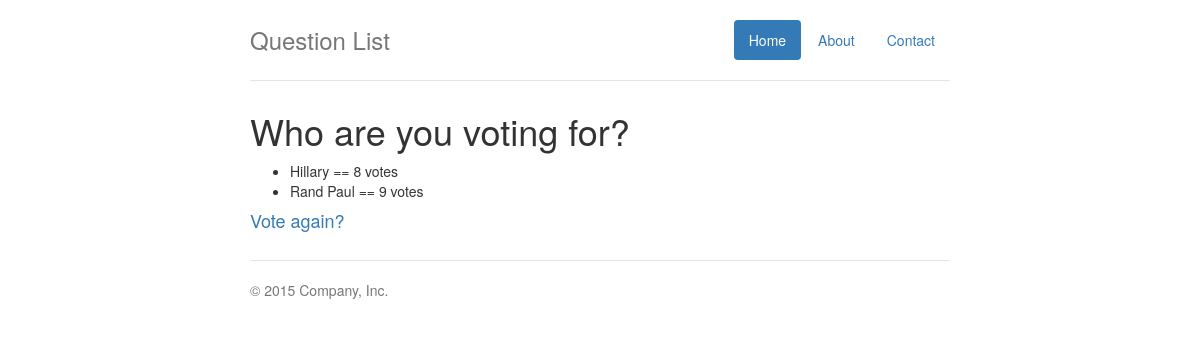
Before: /polls/1/results/ with the older database file.
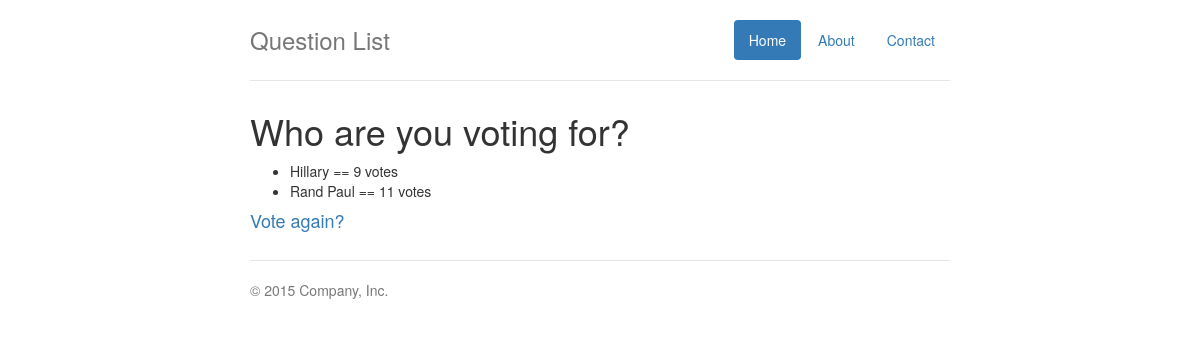
After: the same page with the newer database file.
### polls/models.py (models this page shows, shortened)
class Choice(models.Model):
	choice_text = models.CharField(max_length=200)
	votes = models.IntegerField(default=0)
	question = models.ForeignKey(Question)

### polls/views.py (the view)
# urls.py: url(r'^(?P<pk>[0-9]+)/results/$', views.ResultsView.as_view(), name='results'),
class ResultsView(generic.DetailView):
    model = Question
    template_name = 'polls/results.html'
    def get_queryset(self):
        return Question.objects.filter(pub_date__lte=timezone.now())

### polls/templates/polls/results.html (shortened to what this page needs)
{% extends "polls/base.html" %}
{% block main_content %}
  <h1>{{ question.question_text }}</h1>
  <ul>
  	{% for choice in question.choice_set.all %}
    	<li>{{ choice.choice_text }} == {{ choice.votes }} vote{{ choice.votes|pluralize }}</li>
  	{% endfor %}
  </ul>
  <h4><a href="{% url 'polls:detail' question.id %}">Vote again?</a></h4>
{% endblock %}

Changed rows visible on the page:
changed Choice "Hillary": votes "8" → "9"
changed Choice "Rand Paul": votes "9" → "11"
